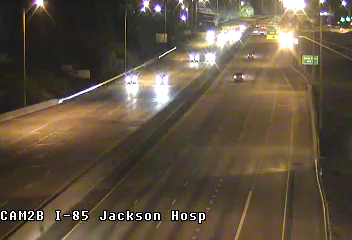
#> input picture scratch/default_bg_n.png, 352 x 240 px
$ python scratch.py   (older library calls are emulated)
#> lines starting #> are read from the running program, lines starting #| are printed output that depends on the picture; after the words box and inside, x2 and y2 are one past the last pixel; in counts of white or black regions, pixels touching at a corner belong together; pictures that were not available may be replaced by others from this repository, and a replacement may not be noted
import cv2
import numpy as np
import time
import sys
from collections import Counter
#import schedule

video = 'http://algovdms.dot.state.al.us:1935/mnt-live/mgm-cam-002b.stream/chunklist_w1577430371.m3u8'

cap = cv2.VideoCapture(video)
fgbg = cv2.createBackgroundSubtractorMOG2(detectShadows = 0)

frame_height = int(cap.get(cv2.CAP_PROP_FRAME_HEIGHT))		#get the frame height
frame_width = int(cap.get(cv2.CAP_PROP_FRAME_WIDTH))		#get the frame width
default_bg = cv2.imread('default_bg_n.png')
#> default_bg is the input picture: shape (240, 352, 3); mean B, G, R 64.4, 81.7, 95

ret,frame = cap.read()
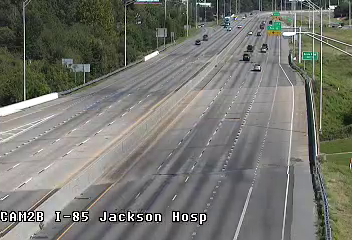
#> input picture scratch/default_bg_d.png, 352 x 240 px, given in place of chunklist_w1577430371.m3u8, which was not available
#> frame is the input picture: shape (240, 352, 3); mean B, G, R 111.1, 118.1, 117.4
start = int(time.time())

first_divider = frame.shape[0] // 2
#> first_divider = 120
second_divider = frame.shape[0] // 1.5
#> second_divider = 160
third_divider = frame.shape[0] // 3
#> third_divider = 80

lst = []

# ============================================================================

def drawLines(frame):
	cv2.line(frame, (0, first_divider),(frame.shape[1], first_divider), (0,0,255), 1)
	cv2.line(frame, (0, int(second_divider)),(frame.shape[1], int(second_divider)), (0,255,0), 1)
	cv2.line(frame, (0, int(third_divider)),(frame.shape[1], int(third_divider)), (255,0,0), 1)

	return frame

# ============================================================================

def get_centroid(x, y, w, h):
	x1 = int(w / 2)
	y1 = int(h / 2)

	cx = x + x1
	cy = y + y1

	return (cx, cy)

# ============================================================================

def most_common(lst):
	data = Counter(lst)

	return max(lst, key=data.get)

def filter(fgmask):
	kernel = cv2.getStructuringElement(cv2.MORPH_ELLIPSE, (5, 5))
	erosion = cv2.erode(fgmask, kernel, iterations = 2)
	opening = cv2.morphologyEx(erosion, cv2.MORPH_OPEN, None)
	closing = cv2.morphologyEx(opening, cv2.MORPH_CLOSE, None)
	dilation = cv2.dilate(closing, kernel, iterations = 2)

	return dilation

# ============================================================================

def detect_vehicles(fgmask):
	cars = []
	mask = filter(fgmask)
	cv2.imshow('filter', mask)
	_, contours, hierarchy = cv2.findContours(mask, cv2.RETR_EXTERNAL, cv2.CHAIN_APPROX_SIMPLE)
	for (i, contour) in enumerate(contours):
		(x, y, w, h) = cv2.boundingRect(contour)
		centroid = get_centroid(x, y, w, h)
		cars.append(((x, y, w, h), centroid))

	return cars

# ============================================================================

def draw_vehicles(fgmask, frame):
	cars = detect_vehicles(fgmask)
	for (i, car) in enumerate(cars):
		contour, centroid = car
		x, y, w, h = contour
		cv2.rectangle(frame, (x, y), (x + w - 1, y + h - 1), (255, 0, 0), 1)
		cv2.circle(frame, centroid, 2, (0, 0, 255), -1)

	return frame

# ============================================================================

def ROI(frame):
	#image = cv2.imread(get_latest_image('results'))
	image = cv2.imread('roi.png')
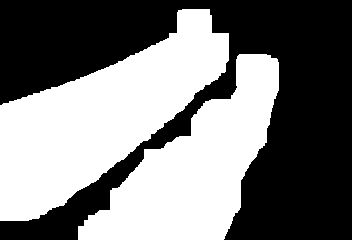
#> input picture scratch/roi.png, 352 x 240 px
#> image is the input picture: shape (240, 352, 3); 48% white; 2 white regions, box (x1, y1, x2, y2) and area: (0, 9, 229, 221) 22906, (78, 54, 279, 240) 17662
	imgray = cv2.cvtColor(image, cv2.COLOR_BGR2GRAY)
#> imgray: shape (240, 352); 48% white; 2 white regions
	ret, thresh = cv2.threshold(imgray, 127, 255, 0)
	_, contours,_ = cv2.findContours(thresh, cv2.RETR_TREE, cv2.CHAIN_APPROX_SIMPLE)
#> contours = 2 contours; box (x1, y1, x2, y2) and area: (0, 9, 229, 221) 22555, (78, 54, 279, 240) 17332
	stencil = np.zeros(frame.shape).astype(frame.dtype)
	cv2.fillPoly(stencil, contours, (255,255,255))
	roi = cv2.bitwise_and(frame, stencil)
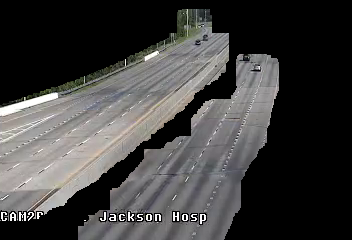
#> roi: shape (240, 352, 3); mean B, G, R 62.9, 63.6, 64.5

	return roi

# ============================================================================

'''def count(cars, frame):
	font = cv2.FONT_HERSHEY_SIMPLEX
	count1 = 0
	count2 = 0
	count3 = 0
	for car in cars:
		if car[0][1] < first_divider:
			count1 += 1
		if car[0][1] < second_divider:
			count2 += 1
		if car[0][1] < third_divider:
			count3 += 1

	cv2.putText(frame, 'Line 1: ' + str(count1), (10, 35), font, 0.8, (0, 0, 0), 2, cv2.FONT_HERSHEY_SIMPLEX)
	cv2.putText(frame, 'Line 2: ' + str(count2), (10, frame.shape[1] //2), font, 0.8, (255, 255, 255), 2, cv2.FONT_HERSHEY_SIMPLEX)
	cv2.putText(frame, 'Line 3: ' + str(count3), (10, frame.shape[1] //6), font, 0.8, (0, 255, 255), 2, cv2.FONT_HERSHEY_SIMPLEX)
	cv2.putText(frame, 'Detected Vehicles: ' + str(count3), (10, frame.shape[1] //6), font, 0.8, (0, 255, 255), 2, cv2.FONT_HERSHEY_SIMPLEX)

	return frame'''

# ============================================================================

'''def get_latest_image(img):
	list_of_files = glob.glob(img + '/*')
	latest_file = max(list_of_files, key = os.path.getctime)

	return latest_file'''

# ============================================================================

def main(start):
	while(1):
		ret,frame = cap.read()
		copy = frame.copy()

		#bg = ROI(default_bg)
		#fgbg.apply(bg, None, 1.0)

		#copy = drawLines(copy)
		roi = ROI(copy)
		fgmask = fgbg.apply(roi, None, 0.01)
#> fgmask: shape (240, 352); every value is 255

		cars = detect_vehicles(fgmask)
#> in detect_vehicles, `_, contours, hierarchy = cv2.findContours(mask, cv2.RETR_EXTERNAL, cv2..`: contours = [[[0, 0], [0, 239], [351, 239], [351, 0]]]
#> the loop in detect_vehicles, `for (i, contour) in enumerate(contours):` made 1 pass
#> (contour, x, y, w, h, x1 in get_centroid, y1 in get_centroid, cx in get_centroid) on pass 1: ([[0, 0], [0, 239], [351, 239], [351, 0]], 0, 0, 352, 240, 176, 120, 176)
#> after the loop in detect_vehicles, `for (i, contour) in enumerate(contours):`: cars = [((0, 0, 352, 240), (176, 120))]
#> cars = [((0, 0, 352, 240), (176, 120))]
		lst.append(len(cars))
		count = most_common(lst)
#> in most_common, `data = Counter(lst)`: data = {1: 1}
#> count = 1
		mx = max(lst)
#> mx = 1
		font = cv2.FONT_HERSHEY_SIMPLEX
		'''if int(time.time()) - start > 1:
			count = most_common(lst)
			start = int(time.time())'''
		cv2.putText(copy, 'Count mc: ' + str(count), (10, copy.shape[1] //6), font, 0.8, (0, 255, 255), 2, cv2.FONT_HERSHEY_SIMPLEX)
		cv2.putText(copy, 'Count mx: ' + str(mx), (10, copy.shape[1] //3), font, 0.8, (0, 255, 255), 2, cv2.FONT_HERSHEY_SIMPLEX)
		cv2.putText(copy, 'Count: ' + str(len(cars)), (10, copy.shape[1] //2), font, 0.8, (0, 255, 255), 2, cv2.FONT_HERSHEY_SIMPLEX)
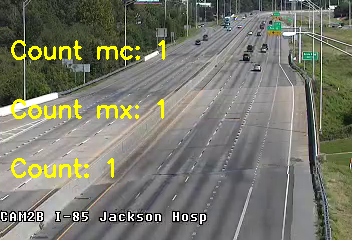
#> copy: shape (240, 352, 3); mean B, G, R 107.9, 121.5, 120.8

		output = draw_vehicles(fgmask, copy)
#> the loop in detect_vehicles (call 2), `for (i, contour) in enumerate(contours):` made 1 pass
#> in draw_vehicles, `cars = detect_vehicles(fgmask)`: cars = [((0, 0, 352, 240), (176, 120))]
#> the loop in draw_vehicles, `for (i, car) in enumerate(cars):` made 1 pass
#> (centroid, x, y, w, h) on pass 1: ((176, 120), 0, 0, 352, 240)
#> after the loop in draw_vehicles, `for (i, car) in enumerate(cars):`:
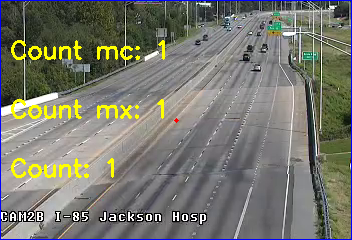
#> frame: shape (240, 352, 3); 4.08% of pixels changed, all inside (x1, y1, x2, y2) = (0, 0, 352, 240)

		#cv2.imshow('frame', copy)
		#cv2.imshow('mask', mask)
		cv2.imshow('roi', roi)
		#cv2.imshow('fgmask', fgmask)
		cv2.imshow('output', output)

		k = cv2.waitKey(30) & 0xff
#> (key Esc is pressed here)
		if k == 27:
			#cv2.imwrite('default_bg1.png', frame)
			break

if __name__ == "__main__":
	main(start)

cap.release()
cv2.destroyAllWindows()
